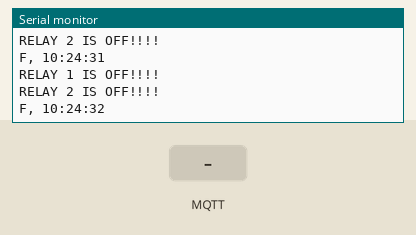
This sketch was run on a simulated ESP8266 (NodeMCU). On the bench: the last lines printed to the serial monitor. The inputs (shaded band) are chosen by the test bench. WiFi joins after 1.5 s; servers stay silent unless stated; network time is answered at once with the bench clock; the local clock reads 2024-03-15 10:24:30 at power-on unless the sketch sets it; no MQTT or app messages arrive unless stated. At 5.8 s the program restarts the board; the recording ends there.

Above: at 2.7 s.
2.8 s: MQTT message "E" arrives on the first subscribed topic
At 3.4 s:
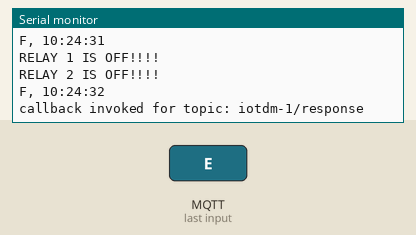
4.3 s: MQTT message "E" arrives on the third subscribed topic
At 4.5 s:
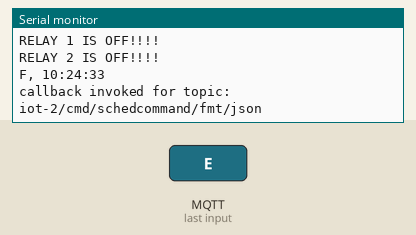
5.8 s: MQTT message "E" arrives on the second subscribed topic
Timing chart, 0 to 5.8 s (numbered marks = the images above; inputs shaded):
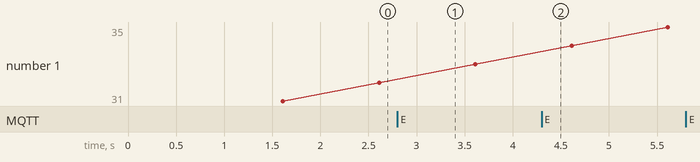

Measured:
- after the input at 2.8 s, the serial monitor: prints a new line at once (image 1)
- after the input at 4.3 s, the serial monitor: prints a new line at once (image 2)

The sketch:

ESP8266_NTP.ino
```cpp
/*
 * Office Automation Scheduling
 *
 * Author: Joshua Malabanan
 */
#include <NTPClient.h>
#include <ESP8266WiFi.h>
#include <WiFiUdp.h>
#include <ArduinoJson.h>
#include <ESP8266WiFi.h>
#include <PubSubClient.h>
#define ORG "2b9cz4"
#define DEVICE_TYPE "ntp"
#define DEVICE_ID "alarm"
#define TOKEN "0CxjIQ*iAT0t_j(uO2"
bool relay1Status = false;
bool relay2Status = false;
char  json1[512];
char  prev_json1[512];
char  json2[512];
char  prev_json2[512];
char server[] = ORG ".messaging.internetofthings.ibmcloud.com";
char authMethod[] = "use-token-auth";
char token[] = TOKEN;
char clientId[] = "d:" ORG ":" DEVICE_TYPE ":" DEVICE_ID;
const char publishTopic[] = "iot-2/evt/status/fmt/json";
const char responseTopic[] = "iotdm-1/response";
const char manageTopic[] = "iotdevice-1/mgmt/manage";
const char updateTopic[] = "iotdm-1/device/update";
const char rebootTopic[] = "iotdm-1/mgmt/initiate/device/reboot";
const char commandTopic[] = "iot-2/cmd/schedcommand/fmt/json";
const char commandTopic2[] = "iot-2/cmd/schedcommand2/fmt/json";
void callback(char* topic, byte* payload, unsigned int payloadLength);
WiFiClient wifiClient;
PubSubClient client(server, 1883, callback, wifiClient);
int publishInterval = 1000; // 30 seconds
long lastPublishMillis;
int sched_interval1 = 1000;
long lastSchedMillis1;
String input;
long int timeNow = 0;
long int timer = 0;
const char *ssid     = "IOT";
const char *password = "3201antel";
const long utcOffsetInSeconds = 28800;
char daysOfTheWeek[7][12] = {"SUN", "M", "T", "W", "TTH", "F", "SAT"};
WiFiUDP ntpUDP;
NTPClient timeClient(ntpUDP, "time.upd.edu.ph", utcOffsetInSeconds);
void setup() {
  Serial.begin(115200);
  WiFi.begin(ssid, password);
  wifiConnect();
  mqttConnect();
  initManagedDevice();
  timeClient.begin();
}
  void loop() {

  if (millis() - lastSchedMillis1 > sched_interval1)
  {
    TimeChecker(json1);
    TimeChecker(json2);

    RelayStatusChecker();
    lastSchedMillis1 = millis();
  }
  if (millis() - lastPublishMillis > publishInterval) {
    ScheduleLoop();
    lastPublishMillis = millis();
  }
  if (!client.loop()) {
    mqttConnect();
    initManagedDevice();
  }
}
```

Relay_Status_Checker.ino
```cpp
/*
 * Checking the status of relay if the status of relay is equal
 * to true relay switch on and if relay status is equal to false
 * relay will swicth off.
 *
  * Author: Joshua Malabanan
 */


void RelayStatusChecker() {
  if (relay1Status == true) {
    Serial.println("RELAY 1 IS ON!!!!");
  }
  else if (relay1Status == false) {
    Serial.println("RELAY 1 IS OFF!!!!");
  }
  if (relay2Status == true) {
    Serial.println("RELAY 2 IS ON!!!!");
  }
  else if (relay2Status == false) {
    Serial.println("RELAY 2 IS OFF!!!!");
  }
}
```

ScheduleLoop.ino
```cpp
/*
 * This function is getting the current time via networt time protocol
 *
 * Author: Joshua Malabanan
 */

void ScheduleLoop()
{
  String _timeNow;
  String _hour;
  String _minute;
  String _second;
  timeClient.update();
  if (timeClient.getHours() < 10 || timeClient.getHours() == 0) {
    _hour = "0" +  String(timeClient.getHours());
  }
  else {
    _hour = String(timeClient.getHours());
  }
  if (timeClient.getMinutes() < 10 || timeClient.getMinutes() == 0) {
    _minute = "0" +  String(timeClient.getMinutes());
  }
  else {
    _minute = String(timeClient.getMinutes());
  }
  if (timeClient.getSeconds() < 10 || timeClient.getSeconds() == 0) {
    _second = "0" +  String(timeClient.getSeconds());
  }
  else {
    _second = String(timeClient.getSeconds());
  }
  _timeNow = String(_hour + _minute + _second);
  timeNow = _timeNow.toInt();

  Serial.print(daysOfTheWeek[timeClient.getDay()]);
  Serial.println(", " + _hour + ":" + _minute + ":" + _second);
}
```

TimeChecker.ino
```cpp
/*
 * Parsing the json and store it to a variable
 * This function is checking if the setted time and day timer is equal to current time and day.
 * If the setted timer is equal to the current time and day the relay or light will turn on.
 *
 * Author: Joshua Malabanan
 */
void TimeChecker(char _json[]) {
  StaticJsonBuffer<200> jsonBuffer;
  JsonObject& root = jsonBuffer.parseObject(_json);
  int timeOn = root["timeOn"];
  int timeOff = root["timeOff"];
  String day1 = root["days"][0];
  String day2 = root["days"][1];
  String day3 = root["days"][2];
  String day4 = root["days"][3];
  String day5 = root["days"][4];
  String day6 = root["days"][5];
  String day7 = root["days"][6];
  int id = root["id"];
  if ((timeNow == timeOn) && (id == 1) && (day1 == daysOfTheWeek[timeClient.getDay()]) || (timeNow == timeOn) && (id == 1) && (day2 == daysOfTheWeek[timeClient.getDay()]) || (timeNow == timeOn) && (id == 1) && (day3 == daysOfTheWeek[timeClient.getDay()]) || (timeNow == timeOn) && (id == 1) && (day4 == daysOfTheWeek[timeClient.getDay()]) || (timeNow == timeOn) && (id == 1) && (day5 == daysOfTheWeek[timeClient.getDay()]) || (timeNow == timeOn) && (id == 1) && (day6 == daysOfTheWeek[timeClient.getDay()]) || (timeNow == timeOn) && (id == 1) && (day7 == daysOfTheWeek[timeClient.getDay()])) {
    relay1Status = true;
  }
  if ((timeNow == timeOn) && (id == 1) && (day1 == "E")) {
    relay1Status = true;
  }
  if ((timeNow == timeOff) && (id == 1) && (day1 == daysOfTheWeek[timeClient.getDay()]) || (timeNow == timeOff) && (id == 1) && (day2 == daysOfTheWeek[timeClient.getDay()]) || (timeNow == timeOff) && (id == 1) && (day3 == daysOfTheWeek[timeClient.getDay()]) || (timeNow == timeOff) && (id == 1) && (day4 == daysOfTheWeek[timeClient.getDay()]) || (timeNow == timeOff) && (id == 1) && (day5 == daysOfTheWeek[timeClient.getDay()]) || (timeNow == timeOff) && (id == 1) && (day6 == daysOfTheWeek[timeClient.getDay()]) || (timeNow == timeOff) && (id == 1) && (day7 == daysOfTheWeek[timeClient.getDay()])) {
    relay1Status = false;
  }
  //
  if ((timeNow == timeOn) && (id == 2) && (day1 == daysOfTheWeek[timeClient.getDay()]) || (timeNow == timeOn) && (id == 2) && (day2 == daysOfTheWeek[timeClient.getDay()]) || (timeNow == timeOn) && (id == 2) && (day3 == daysOfTheWeek[timeClient.getDay()]) || (timeNow == timeOn) && (id == 2) && (day4 == daysOfTheWeek[timeClient.getDay()]) || (timeNow == timeOn) && (id == 2) && (day5 == daysOfTheWeek[timeClient.getDay()]) || (timeNow == timeOn) && (id == 2) && (day6 == daysOfTheWeek[timeClient.getDay()]) || (timeNow == timeOn) && (id == 2) && (day7 == daysOfTheWeek[timeClient.getDay()])) {
    relay2Status = true;
  }
  if ((timeNow == timeOn) && (id == 2) && (day1 == "E")) {
    relay2Status = true;
  }
  if ((timeNow == timeOff) && (id == 2) && (day1 == daysOfTheWeek[timeClient.getDay()]) || (timeNow == timeOff) && (id == 2) && (day2 == daysOfTheWeek[timeClient.getDay()]) || (timeNow == timeOff) && (id == 2) && (day3 == daysOfTheWeek[timeClient.getDay()]) || (timeNow == timeOff) && (id == 2) && (day4 == daysOfTheWeek[timeClient.getDay()]) || (timeNow == timeOff) && (id == 2) && (day5 == daysOfTheWeek[timeClient.getDay()]) || (timeNow == timeOff) && (id == 2) && (day6 == daysOfTheWeek[timeClient.getDay()]) || (timeNow == timeOff) && (id == 2) && (day7 == daysOfTheWeek[timeClient.getDay()])) {
    relay2Status = false;
  }
  strncpy(json1, prev_json1, 256);
  strncpy(json2, prev_json2, 256);
}
```

cloud.ino
```cpp
/*
 * Connecting to internet
 *
 * Author: Joshua Malabanan
 */

void wifiConnect() {
  Serial.print("Connecting to "); Serial.print(ssid);
  WiFi.begin(ssid, password);
  while (WiFi.status() != WL_CONNECTED) {    // Loop until we're reconnected
    delay(500);
    Serial.print(".");
  }
  Serial.print("WiFi connected, IP address: "); Serial.println(WiFi.localIP());
}
/*
 * Connecting to IBM CLOUD
 */
void mqttConnect() {
  if (!!!client.connected()) {
    Serial.print("Reconnecting MQTT client to "); Serial.println(server);
    while (!!!client.connect(clientId, authMethod, token)) {
      Serial.print(".");
      delay(500);
    }
    Serial.println();
  }
}
/*
 * Initialize the topics
 */
void initManagedDevice() {
  if (client.subscribe("iotdm-1/response")) {
    Serial.println("subscribe to responses OK");
  } else {
    Serial.println("subscribe to responses FAILED");
  }

  if (client.subscribe(rebootTopic)) {
    Serial.println("subscribe to reboot OK");
  } else {
    Serial.println("subscribe to reboot FAILED");
  }
  if (client.subscribe(commandTopic)) {
    Serial.println("subscribe to command1 OK");
  } else {
    Serial.println("subscribe to command1 FAILED");
  }
  if (client.subscribe(commandTopic2)) {
    Serial.println("subscribe to command2 OK");
  } else {
    Serial.println("subscribe to command2 FAILED");
  }

  if (client.subscribe("iotdm-1/device/update")) {
    Serial.println("subscribe to update OK");
  } else {
    Serial.println("subscribe to update FAILED");
  }
  StaticJsonBuffer<300> jsonBuffer;
  JsonObject& root = jsonBuffer.createObject();
  JsonObject& d = root.createNestedObject("d");
  JsonObject& metadata = d.createNestedObject("metadata");
  metadata["publishInterval"] = publishInterval;
  JsonObject& supports = d.createNestedObject("supports");
  supports["deviceActions"] = true;

  char buff[300];
  root.printTo(buff, sizeof(buff));
  Serial.println("publishing device metadata:"); Serial.println(buff);
  if (client.publish(manageTopic, buff)) {
    Serial.println("device Publish ok");
  } else {
    Serial.print("device Publish failed:");
  }
}
void publishData() {
}
void callback(char* topic, byte* payload, unsigned int payloadLength) {
  Serial.print("callback invoked for topic: "); Serial.println(topic);
  //
  //
  if (strcmp (responseTopic, topic) == 0) {
    return; // just print of response for now
  }

  if (strcmp (rebootTopic, topic) == 0) {
    Serial.println("Rebooting...");
    ESP.restart();
  }

  if (strcmp (commandTopic, topic) == 0) {
    for (int i = 0; i < payloadLength; i++)
    {
      json1[i] = (char)payload[i];
      prev_json1[i] = (char)payload[i];

    }
    json1[payloadLength] = '\0';
    prev_json1[payloadLength] = '\0';
  }

  if (strcmp (commandTopic2, topic) == 0) {
    for (int i = 0; i < payloadLength; i++)
    {
      json2[i] = (char)payload[i];
      prev_json2[i] = (char)payload[i];

    }
    json2[payloadLength] = '\0';
    prev_json2[payloadLength] = '\0';
  }
  if (strcmp (updateTopic, topic) == 0) {
    handleUpdate(payload);
  }
}
void handleUpdate(byte* payload) {
  StaticJsonBuffer<300> jsonBuffer;
  JsonObject& root = jsonBuffer.parseObject((char*)payload);
  if (!root.success()) {
    Serial.println("handleUpdate: payload parse FAILED");
    return;
  }
  Serial.println("handleUpdate payload:"); root.prettyPrintTo(Serial); Serial.println();

  JsonObject& d = root["d"];
  JsonArray& fields = d["fields"];
  for (JsonArray::iterator it = fields.begin(); it != fields.end(); ++it) {
    JsonObject& field = *it;
    const char* fieldName = field["field"];
    if (strcmp (fieldName, "metadata") == 0) {
      JsonObject& fieldValue = field["value"];
      if (fieldValue.containsKey("publishInterval")) {
        publishInterval = fieldValue["publishInterval"];
        Serial.print("publishInterval:");
        Serial.println(publishInterval);
      }
    }
  }
}
```
